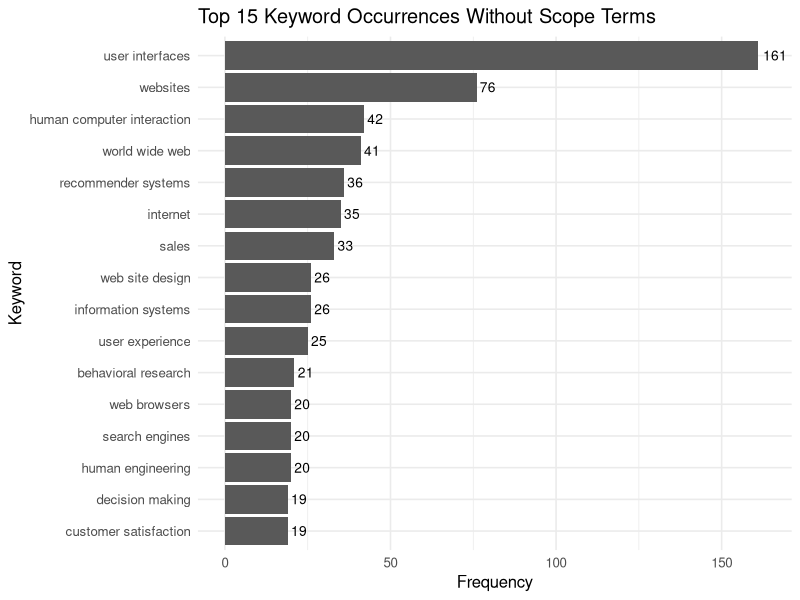
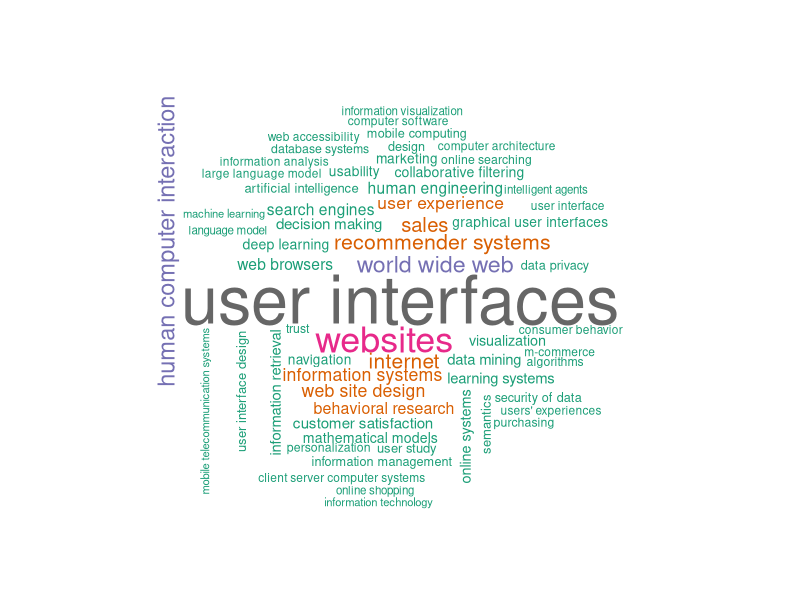

Generate these figures, in order, with R:

install.packages(c(
  "readr", "dplyr", "tidyr", "stringr",
  "tidytext", "ggplot2", "wordcloud", "RColorBrewer"
))

library(readr)
library(dplyr)
library(tidyr)
library(stringr)
library(tidytext)
library(ggplot2)
library(wordcloud)
library(RColorBrewer)

setwd("/Users/kodjoflaurent/SCI-shiny-intelligence-app/data/KIQs_1_1")
# Load data
df <- read_csv("scopus_export_new.csv", show_col_types = FALSE)

# Merge Author Keywords and Index Keywords
keywords_df <- df %>%
  select(`Author Keywords`, `Index Keywords`) %>%
  pivot_longer(
    cols = everything(),
    names_to = "keyword_type",
    values_to = "text"
  ) %>%
  filter(!is.na(text))

# Tokenize keywords using tidytext
keywords_tokens <- keywords_df %>%
  unnest_tokens(
    output = keyword,
    input = text,
    token = "regex",
    pattern = ";"
  ) %>%
  mutate(keyword = str_trim(keyword)) %>%
  filter(keyword != "")

# Remove scope/background terms
remove_terms <- c(
  "e- commerces",
  "e-commerce",
  "electronic commerce",
  "commerce",
  "e commerce",
  "mobile commerce",
  "online commerce"
)

keywords_clean <- keywords_tokens %>%
  filter(!keyword %in% remove_terms)

# Occurrence analysis
occurrence_table <- keywords_clean %>%
  count(keyword, sort = TRUE)

# View top 20
head(occurrence_table, 20)

# Top 15 bar chart
top15 <- occurrence_table %>%
  slice_max(n, n = 15) %>%
  arrange(n)

ggplot(top15, aes(x = n, y = reorder(keyword, n))) +
  geom_col() +
  geom_text(aes(label = n), hjust = -0.2, size = 3.5) +
  labs(
    title = "Top 15 Keyword Occurrences Without Scope Terms",
    x = "Frequency",
    y = "Keyword"
  ) +
  xlim(0, max(top15$n) + 2) +
  theme_minimal(base_size = 12)

# Word cloud
set.seed(123)

wordcloud(
  words = occurrence_table$keyword,
  freq = occurrence_table$n,
  max.words = 60,
  random.order = FALSE,
  colors = brewer.pal(8, "Dark2")
)
